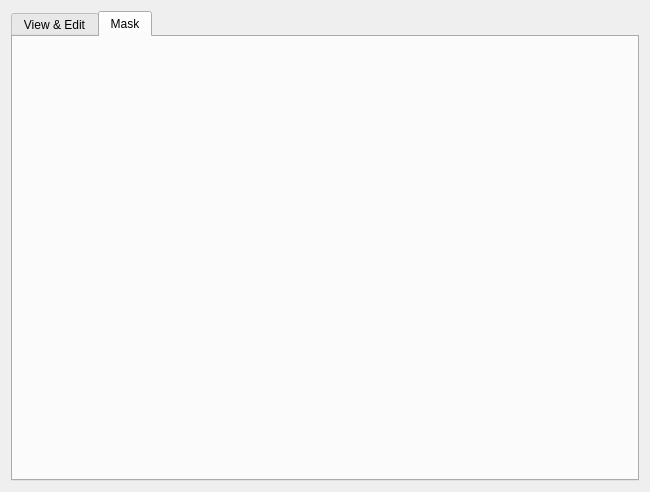
<?xml version="1.0" encoding="UTF-8"?>
<ui version="4.0">
 <class>Viewer_widget</class>
 <widget class="QWidget" name="Viewer_widget">
  <property name="geometry">
   <rect>
    <x>0</x>
    <y>0</y>
    <width>650</width>
    <height>492</height>
   </rect>
  </property>
  <property name="windowTitle">
   <string>Form</string>
  </property>
  <layout class="QGridLayout" name="gridLayout_3">
   <item row="0" column="0">
    <widget class="QTabWidget" name="tabWidget">
     <property name="currentIndex">
      <number>1</number>
     </property>
     <property name="usesScrollButtons">
      <bool>true</bool>
     </property>
     <property name="documentMode">
      <bool>false</bool>
     </property>
     <widget class="QWidget" name="tab">
      <attribute name="title">
       <string>View &amp;&amp; Edit</string>
      </attribute>
      <layout class="QGridLayout" name="gridLayout_4" rowstretch="0" columnstretch="0">
       <item row="0" column="0">
        <widget class="Viewer" name="graphicsView" native="true"/>
       </item>
      </layout>
     </widget>
     <widget class="QWidget" name="tab_2">
      <attribute name="title">
       <string>Mask</string>
      </attribute>
      <layout class="QGridLayout" name="gridLayout"/>
     </widget>
    </widget>
   </item>
  </layout>
 </widget>
 <customwidgets>
  <customwidget>
   <class>Viewer</class>
   <extends>QWidget</extends>
   <header>../WTF_Viewer/viewer/viewer.h</header>
   <container>1</container>
  </customwidget>
 </customwidgets>
 <tabstops>
  <tabstop>tabWidget</tabstop>
 </tabstops>
 <resources/>
 <connections/>
</ui>
